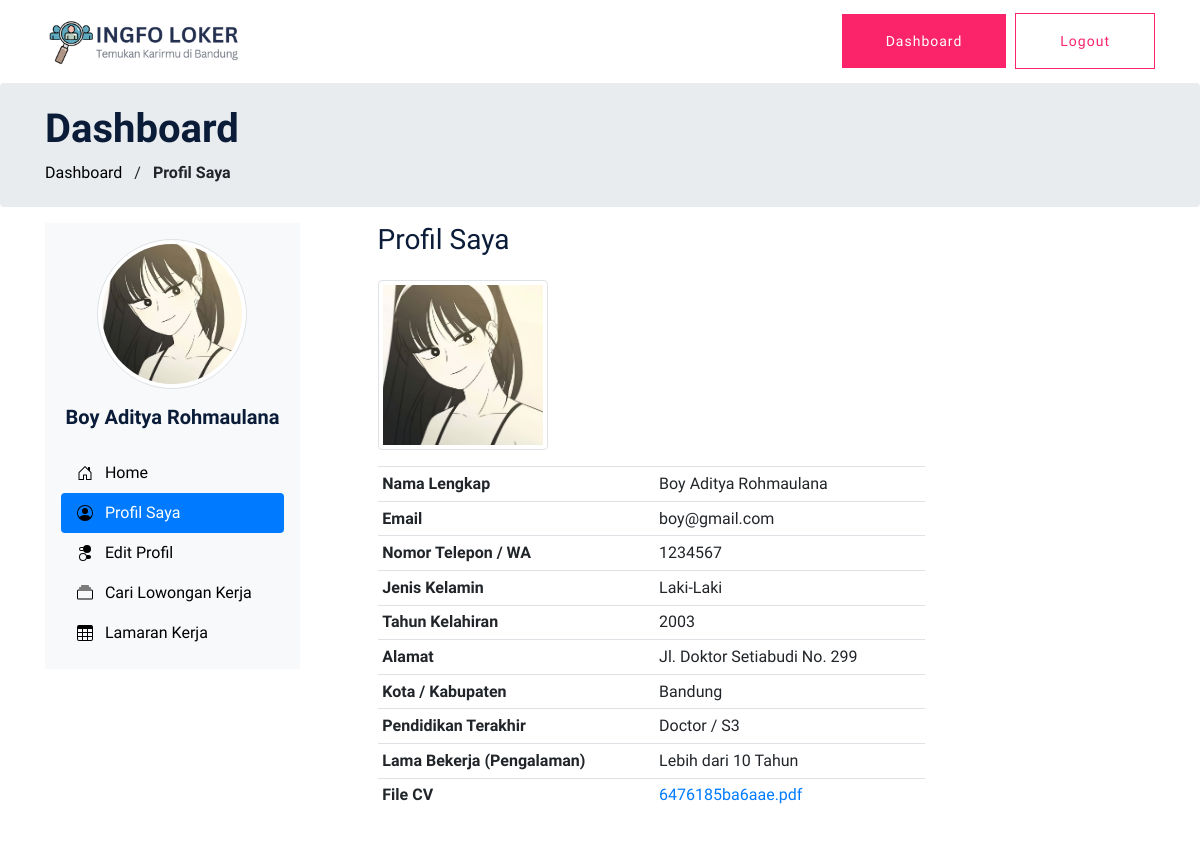
Screenshot of /user/profil_pelamar.php (signed in) with the database file from the repository.
### tables this page shows
CREATE TABLE `pelamar` (
  `id_pelamar` int(11) NOT NULL,
  `username_pelamar` varchar(100) NOT NULL,
  `password_pelamar` varchar(100) NOT NULL,
  `email_pelamar` varchar(100) NOT NULL,
  `nama_pelamar` varchar(100) NOT NULL,
  `telepon_pelamar` varchar(20) NOT NULL,
  `foto_pelamar` varchar(255) NOT NULL,
  `pendidikan_terakhir` varchar(20) NOT NULL,
  `resume` varchar(255) NOT NULL,
  `jenis_kelamin` varchar(20) NOT NULL,
  `tahun_kelahiran` varchar(5) NOT NULL,
  `alamat_pelamar` varchar(255) NOT NULL,
  `kota_kab_pelamar` varchar(100) NOT NULL,
  `lama_bekerja` varchar(25) NOT NULL,
  `status_akun` int(11) NOT NULL
);

### functions.php (called while the page is built, shortened)
<?php
$conn = mysqli_connect("localhost", "root", "", "loker");
function query($query)
{
    global $conn;
    $result = mysqli_query($conn, $query);
    $rows = [];
    while ($row = mysqli_fetch_assoc($result)) {
        $rows[] = $row;
    }
    return $rows;
}

### user/profil_pelamar.php (the view, shortened to what this page needs)
<?php
require '../functions.php';
$id_pelamar = $_SESSION['id_pelamar'];
$info = query("SELECT * FROM pelamar WHERE id_pelamar = $id_pelamar")[0];
?>
<?php $title = 'Profil Saya' ?>
<?php include 'navbar.php' ?>
<section class="breadcrumb" id="home-section">
  <div class="container">
    <div class="row">
      <div class="col-md-7 mt-10 mb-10">
        <h1 class="text-black font-weight-bold">Dashboard</h1>
        <div class="custom-breadcrumbs">
          <a href="index.php"><span style="color: black;">Dashboard</span></a> <span class="mx-2 slash">/</span>
          <span class="text-black"><strong>Profil Saya</strong></span>
        </div>
      </div>
    </div>
  </div>
</section>
<main>
  <div class="wrapper">
    <div class="content-wrapper">
      <section class="content-header">
        <div class="container mb-5">
          <div class="row">
            <?php include 'dashboard.php' ?>
            <div class="col-md-8 bg-white padding-2 container">
              <h3 class="mb-4">Profil Saya</h3>
              <div class="mb-3">
                <img src="../upload/user/foto/<?= $info['foto_pelamar'] ?>" class=" mb-3 img-responsive center-block d-block img-thumbnail" style="width: 170px;" alt="Avatar" />
              </div>
              <table class="table table-sm w-75">
                <tbody>
                  <tr>
                    <th scope="row">Nama Lengkap</th>
                    <td <?php echo ($info['nama_pelamar'] == "") ? "class='table-danger'" : "" ?>><?= $info['nama_pelamar'] ?></td>
                  </tr>
                  <tr>
                    <th scope="row">Email</th>
                    <td <?php echo ($info['email_pelamar'] == "") ? "class='table-danger'" : "" ?>><?= $info['email_pelamar'] ?></td>
                  </tr>
                  <tr>
                    <th scope="row">Nomor Telepon / WA </th>
                    <td <?php echo ($info['telepon_pelamar'] == "") ? "class='table-danger'" : "" ?>><?= $info['telepon_pelamar'] ?></td>
                  </tr>
                  <tr>
                    <th scope="row">Jenis Kelamin</th>
                    <td <?php echo ($info['jenis_kelamin'] == "") ? "class='table-danger'" : "" ?>><?= $info['jenis_kelamin'] ?></td>
                  </tr>
                  <tr>
                    <th scope="row">Tahun Kelahiran</th>
                    <td <?php echo ($info['tahun_kelahiran'] == "") ? "class='table-danger'" : "" ?>><?= $info['tahun_kelahiran'] ?></td>
                  </tr>
                  <tr>
                    <th scope="row">Alamat</th>
                    <td <?php echo ($info['alamat_pelamar'] == "") ? "class='table-danger'" : "" ?>><?= $info['alamat_pelamar'] ?></td>
                  </tr>
                  <tr>
                    <th scope="row">Kota / Kabupaten</th>
                    <td <?php echo ($info['kota_kab_pelamar'] == "") ? "class='table-danger'" : "" ?>><?= $info['kota_kab_pelamar'] ?></td>
                  </tr>
                  <tr>
                    <th scope="row">Pendidikan Terakhir</th>
                    <td <?php echo ($info['pendidikan_terakhir'] == "") ? "class='table-danger'" : "" ?>><?= $info['pendidikan_terakhir'] ?></td>
                  </tr>
                  <tr>
                    <th scope="row">Lama Bekerja (Pengalaman)</th>
                    <td <?php echo ($info['lama_bekerja'] == "") ? "class='table-danger'" : "" ?>><?= $info['lama_bekerja'] ?></td>
                  </tr>
                  <tr>
                    <th scope="row">File CV</th>
                    <td <?php echo ($info['resume'] == "") ? "class='table-danger'" : "" ?>><a href="../upload/user/resume/<?= $info['resume'] ?>" download="CV_<?= $info['nama_pelamar'] ?>" class="btn-link" ><?= $info['resume'] ?></a></td>
                  </tr>
                </tbody>
              </table>
            </div>
          </div>
        </div>
      </section>
    </div>
    </body>

### user/dashboard.php
<?php
$dashboard = query("SELECT * FROM pelamar WHERE id_pelamar = $id_pelamar")[0];
?>
<div class="col-md-3 mb-5">
    <div class="d-flex flex-column flex-shrink-0 p-3 bg-light menu-wrapper">
        <div class="mx-auto align-items-center mb-3">
            <img src="../upload/user/foto/<?= $dashboard['foto_pelamar'] ?>" class=" rounded-circle mb-3 img-responsive center-block d-block mx-auto img-thumbnail" style="width: 150px;" alt="Avatar" />
            <h5 class="mb-2" style="text-align: center;"><strong><?= $dashboard['nama_pelamar'] ?></strong></h5>
        </div>
        <div class="menu-wrapper">
            <div class="main-menu">
                <ul class="nav nav-pills flex-column mb-auto menu-wrapper">
                    <li class="nav-item">
                        <a href="index.php" class="nav-link link-dark <?php echo ($title == 'Home | Pelamar') ?  "active" : "" ?> " style="<?php echo ($title == 'Home | Pelamar') ?  "" : "color: black;" ?>">
                            <svg class="bi me-2" width="16" height="16">
                                <use xlink:href="#home" />
                            </svg>
                            &nbsp; Home
                        </a>
                    </li>
                    <li>
                        <a href="profil_pelamar.php" class="nav-link link-dark <?php echo ($title == 'Profil Saya') ?  "active" : "" ?> " style="<?php echo ($title == 'Profil Saya') ?  "" : "color: black;" ?>">
                            <svg class="bi me-2" width="16" height="16">
                                <use xlink:href="#people-circle" />
                            </svg>
                            &nbsp; Profil Saya
                        </a>
                    </li>
                    <li>
                        <a href="edit_profil.php" class="nav-link link-dark <?php echo ($title == 'Edit Profil') ?  "active" : "" ?> " style="<?php echo ($title == 'Edit Profil') ?  "" : "color: black;" ?>">
                            <svg class="bi me-2" width="16" height="16">
                                <use xlink:href="#toggles2" />
                            </svg>
                            &nbsp; Edit Profil
                        </a>
                    </li>
                    <li>
                        <a href="job_listing.php" class="nav-link link-dark <?php echo ($title == 'Cari Lowongan Kerja') ?  "active" : "" ?> " style="<?php echo ($title == 'Cari Lowongan Kerja') ?  "" : "color: black;" ?>">
                            <svg class="bi me-2" width="16" height="16">
                                <use xlink:href="#collection" />
                            </svg>
                            &nbsp; Cari Lowongan Kerja
                        </a>
                    </li>
                    <li>
                        <a href="lamaran_kerja.php" class="nav-link link-dark <?php echo ($title == 'Lamaran Kerja') ?  "active" : "" ?> " style="<?php echo ($title == 'Lamaran Kerja') ?  "" : "color: black;" ?>">
                            <svg class="bi me-2" width="16" height="16">
                                <use xlink:href="#table" />
                            </svg>
                            &nbsp; Lamaran Kerja
                        </a>
                    </li>
                </ul>
            </div>
        </div>
    </div>
</div>

### rows the page displays
pelamar: foto_pelamar (picture), nama_pelamar "Boy Aditya Rohmaulana", email_pelamar "boy@gmail.com", telepon_pelamar "1234567", jenis_kelamin "Laki-Laki", tahun_kelahiran "2003", alamat_pelamar "Jl. Doktor Setiabudi No. 299", kota_kab_pelamar "Bandung", pendidikan_terakhir "Doctor / S3", lama_bekerja "Lebih dari 10 Tahun", resume "6476185ba6aae.pdf"
